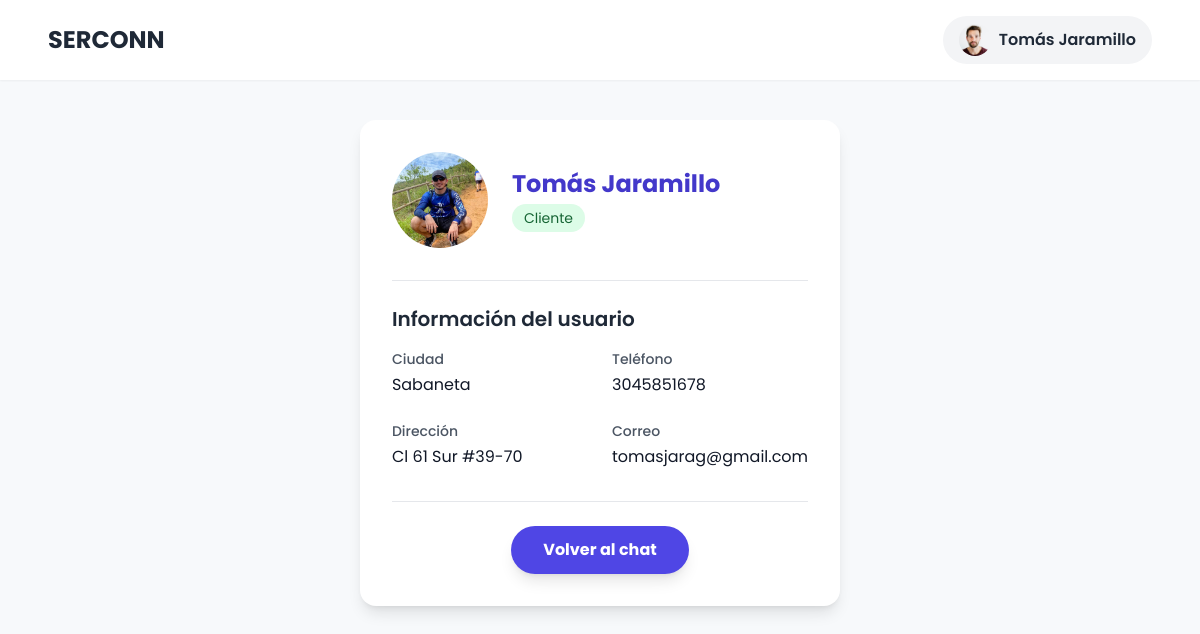
Screenshot of /accounts/user/3/?chat_id=2 (signed in) with the database file from the repository.
### accounts/models.py (models this page shows, shortened)
class User(AbstractUser):
    @property
    def is_service_provider(self):
        return self.user_role == "service_provider"
    username = None
    email = models.EmailField(unique=True)
    ROLE_CHOICES = (
        ('service_seeker', 'Cliente'),
        ('service_provider', 'Proveedor'),
    )
    user_role = models.CharField(max_length=20, choices=ROLE_CHOICES)
    CITY_CHOICES = (
        ('medellin', 'Medellin'),
        ('envigado', 'Envigado'),
        ('bello', 'Bello'),
        ('sabaneta', 'Sabaneta'),
        ('itagui', 'Itagui'),
        ('la_estrella', 'La Estrella'),
        ('caldas', 'Caldas'),
        ('copacabana', 'Copacabana'),
        ('girardota', 'Girardota'),
        ('barbosa', 'Barbosa'),
    )
    user_city = models.CharField(max_length=20, choices=CITY_CHOICES)
    VERIFICATION_CHOICES = (
        ('verificado', 'Verificado'),
        ('no_verificado', 'No Verificado'),
    )
    user_verification = models.CharField(max_length=20, choices=VERIFICATION_CHOICES, default='no_verificado')
    user_birthdate = models.DateField(blank=False, null= False)
    user_phone = models.CharField(max_length=20, blank=False, null=False)
    user_address = models.CharField(max_length=100, blank=False, null=False)
    user_picture = models.ImageField(upload_to='profiles/', blank=True, null=True)
    user_score = models.FloatField(default=5.0, blank=True, null=True)
    USERNAME_FIELD = "email"
    REQUIRED_FIELDS = []

### accounts/views.py (the view)
# urls.py: path('user/<int:user_id>/', views.user_profile_view, name='user_profile'),
@login_required
def user_profile_view(request, user_id):
    profile_user = get_object_or_404(User, id=user_id)
    return render(request, 'user_profile.html', {'profile_user': profile_user})

### interactions/context_processors.py (called while the page is built)
def unread_notifications_count(request):
    if request.user.is_authenticated:
        count = Notification.objects.filter(recipient=request.user, is_read=False).count()
        return {'unread_notifications': count}
    return {'unread_notifications': 0}

### accounts/templates/user_profile.html (shortened to what this page needs)
{% load static %}
<!DOCTYPE html>
<html lang="es">
<head>
    <script src="https://cdn.tailwindcss.com"></script>
</head>
<body class="flex flex-col min-h-screen">
    <header class="bg-white shadow-sm py-4 px-6 md:px-12 flex justify-between items-center sticky top-0 z-50">
        {% if user.is_authenticated %}
            {% if user.is_service_provider %}
                <h1 class="text-2xl font-bold text-gray-800">
                    <a href="{% url 'profile' %}">SERCONN</a>
                </h1>
            {% else %}
                <h1 class="text-2xl font-bold text-gray-800">
                    <a href="{% url 'service_search' %}">SERCONN</a>
                </h1>
            {% endif %}
        {% else %}
            <h1 class="text-2xl font-bold text-gray-800">
                <a href="{% url 'login' %}">SERCONN</a>
            </h1>
        {% endif %}
        <nav>
            {% if user.is_authenticated %}
                <div class="relative">
                    <button id="profile-menu-btn" class="flex items-center gap-2 bg-gray-100 hover:bg-gray-200 text-gray-800 font-semibold py-2 px-4 rounded-full transition-colors duration-300">
                        {% if user.user_picture %}
                            <img src="{{ user.user_picture.url }}" alt="Perfil" class="w-8 h-8 rounded-full object-cover">
                        {% else %}
                            <span class="w-8 h-8 rounded-full bg-gray-300 flex items-center justify-center font-bold">{{ user.username|slice:":1" }}</span>
                        {% endif %}
                        {{ user.get_full_name|default:user.username }}
                    </button>
                </div>
            {% endif %}
        </nav>
    </header>
    <main class="max-w-3xl mx-auto mt-10 bg-white rounded-2xl shadow-lg p-8">
        <div class="flex items-center gap-6">
            {% if profile_user.user_picture %}
                <img src="{{ profile_user.user_picture.url }}" alt="Foto de perfil" class="w-24 h-24 rounded-full object-cover">
            {% else %}
                <div class="w-24 h-24 rounded-full bg-gray-300 flex items-center justify-center font-bold text-3xl">{{ profile_user.get_full_name|slice:":1" }}</div>
            {% endif %}
            <div>
                <h2 class="text-2xl font-bold text-indigo-700">{{ profile_user.get_full_name }}</h2>
                <p class="mt-1 px-3 py-1 text-sm inline-block rounded-full {% if profile_user.is_service_provider %} bg-yellow-100 text-yellow-800 {% else %} bg-green-100 text-green-800 {% endif %}">
                    {{ profile_user.get_user_role_display }}
                </p>
            </div>
        </div>
        <section class="mt-8 border-t pt-6">
            <h3 class="text-xl font-semibold text-gray-800 mb-4">Información del usuario</h3>
            <div class="grid grid-cols-1 sm:grid-cols-2 gap-6">
                <div>
                    <label class="block text-sm font-medium text-gray-600">Ciudad</label>
                    <p class="mt-1 text-gray-900">{{ profile_user.get_user_city_display }}</p>
                </div>
                <div>
                    <label class="block text-sm font-medium text-gray-600">Teléfono</label>
                    <p class="mt-1 text-gray-900">{{ profile_user.user_phone }}</p>
                </div>
                <div>
                    <label class="block text-sm font-medium text-gray-600">Dirección</label>
                    <p class="mt-1 text-gray-900">{{ profile_user.user_address }}</p>
                </div>
                <div>
                    <label class="block text-sm font-medium text-gray-600">Correo</label>
                    <p class="mt-1 text-gray-900">{{ profile_user.email }}</p>
                </div>
            </div>
        </section>
        {% if request.GET.chat_id %}
        <div class="mt-8 border-t pt-6 text-center">
            <a href="{% url 'chat_view' request.GET.chat_id %}" class="inline-block bg-indigo-600 hover:bg-indigo-700 text-white font-bold py-3 px-8 rounded-full shadow-lg">
                Volver al chat
            </a>
        </div>
        {% endif %}
    </main>
</body>
</html>

### accounts/templates/user_profile.html (style rules this page uses)
body { font-family: 'Poppins', sans-serif; background-color: #f7f9fb; }

### rows the page displays
User: user_picture (picture), get_full_name "Tomás Jaramillo"
User: user_picture (picture), get_full_name "Tomás Jaramillo", user_role "Cliente", user_city "Sabaneta", user_phone "3045851678", user_address "Cl 61 Sur #39-70", email "tomasjarag@gmail.com"
